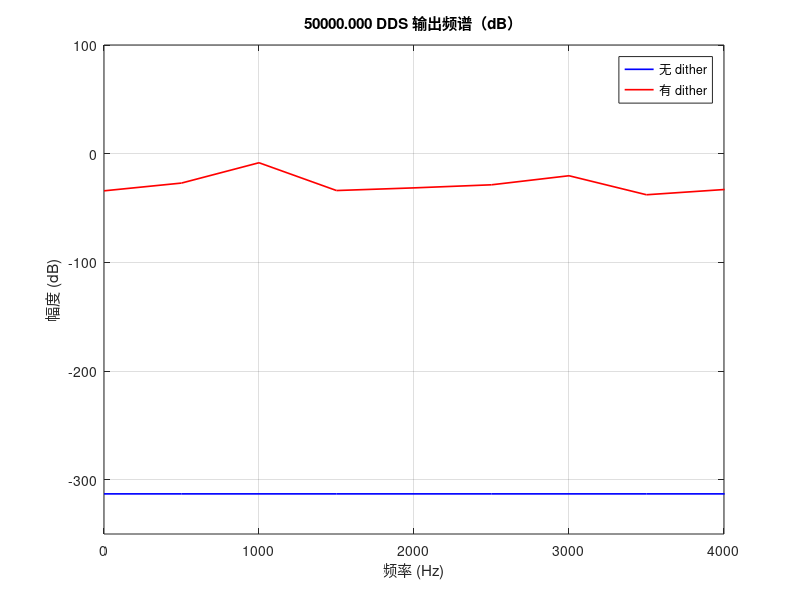

Recreate this plot in MATLAB.
clc
clear all

%%参数设置
A   = 1             ; %信号幅度
f   = 1             ; %信号频率，DDS量化将其设置为1
samp_num = 4096 ;
fs  = 4096 *4         ;%采样频率，将其设置为要量化的相位个数
T   = 1/f/4;%1/f /4 ; %信号持续时间,只持续1/4周期
phi = 0             ;%初始相位

% t = 0 : 1/fs : T-1/fs; %构建的时间向量
t = linspace(0, 1/4, 4096);
y = A * sin(2*pi*f*t +phi);
yint = int16(round(y*(2^15)));

%%波形可视化
% figure;
% plot(t,y);
% 
% xlabel('时间（秒）');
% ylabel('幅度');
% title('1/4正弦波');
% grid on;

file1 = fopen('./sin_datafloat.txt','w');
file2 = fopen('./sin_data16bit.txt','w');
for i = 1:length(y)
    fprintf(file1,'%.6f\n',y(i));
    fprintf(file2,'%x\n',yint(i));
end
fclose(file1);
fclose(file2);

f_s_1               = 1 * 10^6                ;%采样频率
f_o                 = 50000                       ;%输出频率
phase_bits          = 48                        ;%相位累加器位数
phase_accumulator   = 0                         ;%初相位
FCW                 = round(f_o/f_s_1 * 2^phase_bits); %频率控制字（整数）

% 用 1/4 正弦表 yint(4096 点, 0~90°) 通过象限映射生成完整正弦波
N_sample = f_s_1/f_o * 100;                    %绘制2个周期的波形
gen_wave = zeros(1, N_sample);

tbl      = double(yint);             %查表地址 0~4095 -> 索引 1~4096
phase    = phase_accumulator;

fprintf('tbl(1) = %d, tbl(4096) = %d\n', tbl(1), tbl(4096));
fprintf('tbl(2) = %d, tbl(4095) = %d\n', tbl(2), tbl(4095));

gen_wave_dither = zeros(1, N_sample);
phase_dither = phase_accumulator;
phase_lookup = phase_accumulator;
lfsr_data = uint8(1);

addr_shift = phase_bits - 14;        % = 36，被截断的低位数
dither_shift = addr_shift - 8;       % = 28，把 8 位 LFSR 放到 addr LSB 下方 8 位

for i = 1:N_sample
    % ---- 无 dither 通道 ----
    quad = floor(phase / 2^(phase_bits-2));
    addr = floor(mod(phase, 2^(phase_bits-2)) / 2^(addr_shift));
    switch quad
        case 0, gen_wave(i) =  tbl(addr + 1);
        case 1, gen_wave(i) =  tbl(samp_num - addr);
        case 2, gen_wave(i) = -tbl(addr + 1);
        case 3, gen_wave(i) = -tbl(samp_num - addr);
    end
    

    % ---- 有 dither 通道 ----


    quad1 = floor(phase_dither / 2^(phase_bits-2));
    addr1 = floor(mod(phase_dither, 2^(phase_bits-2)) / 2^(addr_shift));
    switch quad1
        case 0, gen_wave_dither(i) =  tbl(addr1 + 1);
        case 1, gen_wave_dither(i) =  tbl(samp_num - addr1);
        case 2, gen_wave_dither(i) = -tbl(addr1 + 1);
        case 3, gen_wave_dither(i) = -tbl(samp_num - addr1);
    end


    phase = mod(phase + FCW, 2^phase_bits);
    % dither_val = double(lfsr_data - 128) * 2^dither_shift;      % 关键：量纲对齐
    % dither_val = (double(lfsr_data) - 128) * 2^(addr_shift - 7);
    dither_val = (double(lfsr_data) - 128) / 256 * 2^addr_shift;
    phase_dither = mod(phase + dither_val, 2^phase_bits);
    % ---- LFSR 更新 ----

    b8 = bitget(lfsr_data, 8);
    b6 = bitget(lfsr_data, 6);
    b5 = bitget(lfsr_data, 5);
    b4 = bitget(lfsr_data, 4);
    feedback = bitxor(bitxor(bitxor(b8, b6), b5), b4);   % uint8 的 0 或 1
    lfsr_data = bitshift(lfsr_data, 1);                   % uint8 左移，自动截断
    lfsr_data = bitor(lfsr_data, feedback);  
end


diff_cnt = sum(gen_wave ~= gen_wave_dither);
fprintf('两通道不同的采样点数 = %d / %d\n', diff_cnt, N_sample);
fprintf('max diff = %d\n', max(abs(gen_wave - gen_wave_dither)));

samp_t = (0:N_sample-1) / f_s_1;

figure;
plot(samp_t, gen_wave);

xlabel('时间（秒）');
ylabel('幅度');
title(sprintf('%.3f Hz DDS 输出波形（查表 yint 生成）',f_o));
grid on;

%% 频谱分析（FFT）—— 对比 gen_wave 与 gen_wave_dither
N_fft = N_sample;                      % 整周期采样，不补零

% --- 无 dither ---
Y1  = fft(gen_wave, N_fft);
P2  = abs(Y1 / N_fft);
P1  = P2(1:N_fft/2+1);
P1(2:end-1) = 2*P1(2:end-1);

% --- 有 dither ---
Y2  = fft(gen_wave_dither, N_fft);
P2d = abs(Y2 / N_fft);
P1d = P2d(1:N_fft/2+1);
P1d(2:end-1) = 2*P1d(2:end-1);

f_axis = f_s_1 * (0:(N_fft/2)) / N_fft;

figure(1);
%subplot(2,1,1);
plot(f_axis, 20*log10(P1  + eps), 'b', 'LineWidth', 1.2); hold on;
%subplot(2,1,2);
plot(f_axis, 20*log10(P1d + eps), 'r', 'LineWidth', 1.2);hold off;
xlim([0 4000]);
ylim([-350 100]);                       
xlabel('频率 (Hz)');
ylabel('幅度 (dB)');
title(sprintf('%.3f DDS 输出频谱（dB）',f_o));
legend('无 dither', '有 dither');
grid on;



% 找到基波 bin（250 Hz 附近）
[~, k0] = min(abs(f_axis - f_o));
% 基波功率之外的最大杂散
P1_wo = P1; P1_wo(k0) = 0;
SFDR_wo = 20*log10(P1(k0) / max(P1_wo));

P1d_wo = P1d; P1d_wo(k0) = 0;
SFDR_d = 20*log10(P1d(k0) / max(P1d_wo));

[spur_val, spur_idx] = max(P1_wo);
fprintf('无 dither 最大杂散在 %.1f Hz，幅度 %.2f dB\n', f_axis(spur_idx), 20*log10(spur_val+eps));
[spur_val_d, spur_idx_d] = max(P1d_wo);
fprintf('有 dither 最大杂散在 %.1f Hz，幅度 %.2f dB\n', ...
        f_axis(spur_idx_d), 20*log10(spur_val_d+eps));



fprintf('无 dither SFDR = %.2f dB\n', SFDR_wo);
fprintf('有 dither SFDR = %.2f dB\n', SFDR_d);
fprintf('基波附近谱线：\n');
for k = k0-3:k0+3
    if k >= 1 && k <= length(f_axis)
        fprintf('  %.1f Hz: %.2f dB\n', f_axis(k), 20*log10(P1(k)+eps));
    end
end
